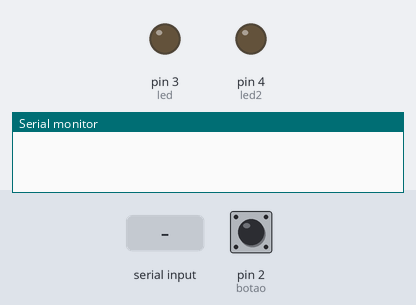
Recording of a sketch running on a simulated Arduino Uno, built with avr-gcc and run on an emulated ATmega328P. Shown: output pins drawn as LEDs (lit = HIGH), the last lines printed to the serial monitor. The inputs (shaded band) are chosen by the test bench; at power-on: pin 2 (botao) LOW.

Above: at 1.2 s.
1.3 s: pin 2 (botao) pulled HIGH for 0.15 s
At 1.9 s:
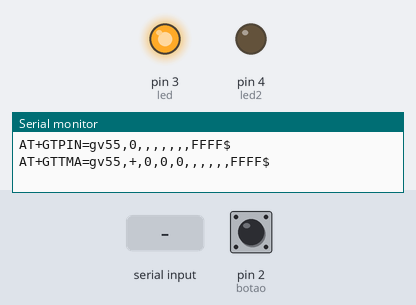
4.4 s: "1" received over Serial
At 5.6 s:
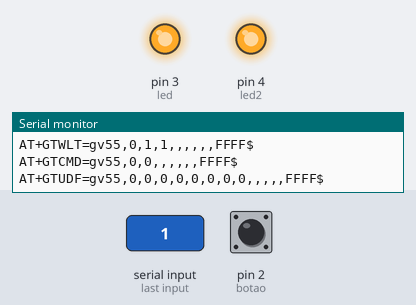
7.4 s: pin 2 (botao) pulled HIGH for 1 s
At 8.5 s:
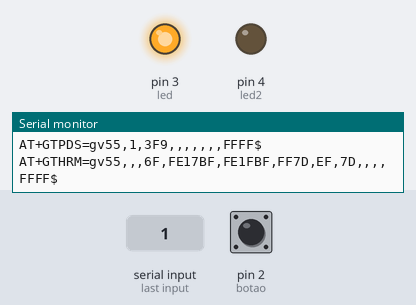
11.4 s: pin 2 (botao) pulled HIGH for 3.2 s
Timing chart, 0 to 18.6 s (numbered marks = the images above; inputs shaded):
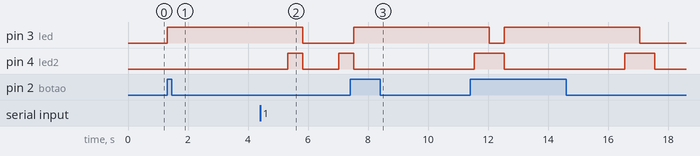

The sketch:

config_GV55_MOTO_VIVO.ino
```cpp
#include <SoftwareSerial.h>

const byte led = 3;
const byte led2 = 4;
const byte botao = 2;
int estadoBotao = LOW;
String a;


void setup() {

  Serial.begin(115200);
  pinMode(led, OUTPUT);
  pinMode(led2, OUTPUT);
  pinMode(botao, INPUT);

  digitalWrite(led, LOW);
  digitalWrite(led2, LOW);


}

void loop() {

  comandos();

}

void comandos() {
  estadoBotao == LOW;
  estadoBotao = digitalRead(botao);
  if (estadoBotao == HIGH) {
    digitalWrite(led, HIGH);


    Serial.println("AT+GTBSI=gv55,trixlog.vivo.com.br,vivo,vivo,,,,,FFFF$\r\n");
    delay(100);

    Serial.println("AT+GTSRI=gv55,6,,1,52.21.234.182,9013,52.21.234.182,9013,,0,0,0,0,,,FFFF$\r");
    delay(100);

    Serial.println("AT+GTQSS=gv55,trixlog.vivo.com.br,vivo,vivo,6,,1,52.21.234.182,9013,52.21.234.182,9013,,0,0,0,,FFFF$\r");
    delay(100);

    // ---------------------------------------------------------------------


    Serial.println("AT+GTCFG=gv55,gv55,gv55,1,0,,,3F,2,0,182C,,0,0,300,0,,1,1,15,0,FFFF$\r");
    delay(100);

    Serial.println("AT+GTPIN=gv55,0,,,,,,,FFFF$\r");
    delay(100);

    Serial.println("AT+GTTMA=gv55,+,0,0,0,,,,,,FFFF$\r");
    delay(100);

    Serial.println("AT+GTOWH=gv55,0,1F,0900,1200,1300,1800,,,0,0,0,0,0,,,,,FFFF$\r");
    delay(100);

    Serial.println("AT+GTDOG=gv55,1,60,7,0300,,0,0,,5,10,,FFFF$\r");
    delay(100);

    Serial.println("AT+GTPDS=gv55,1,3F9,,,,,,,FFFF$\r");
    delay(100);

    Serial.println("AT+GTHRM=gv55,,,6F,FE17BF,FE1FBF,FF7D,EF,7D,,,,FFFF$\r");
    delay(100);
    //----------------------------------------------------------------------

    Serial.println("AT+GTFRI=gv55,1,0,,0,0000,0000,,60,1000,1000,,30,28800,,,,,FFFF$\r");
    delay(100);

    Serial.println("AT+GTFFC=gv55,0,0,0,,,,,,,30,500,500,300,,0,,,,,FFFF$\r");
    delay(100);

    //-----------------------------------------------------------------------

    Serial.println("AT+GTTOW=gv55,1,5,1,60,0,0,0,0,4,3,2,,,,,,,,,FFFF$\r");
    delay(100);

    Serial.println("AT+GTGEO=gv55,0,0,0,0,50,0,0,0,0,0,0,0,,,FFFF$\r");
    delay(100);


    Serial.println("AT+GTRMD=gv55,0,,,,,1,1,,,,1,1,,,,1,1,,,,3DEF,,,3DEF,,,,,0,0,0,0,,,FFFF$\r");
    delay(100);

    Serial.println("AT+GTSPD=gv55,0,0,60,15,60,0,0,0,0,,,,,,,,,,,,FFFF$\r");
    delay(100);

    Serial.println("AT+GTBZA=gv55,0,,,,0,0,0,,,0,0,0,,,0,0,0,,,0,0,0,,,,,,,,,FFFF$\r");
    delay(100);

    Serial.println("AT+GTSPA=gv55,0,50,,60,0,,,70,,60,0,,,90,,60,0,,,110,,60,0,,,,,,,,,FFFF$\r");
    delay(100);

    Serial.println("AT+GTSOS=gv55,0,0,,0,0,0,0,,,,,FFFF$\r");
    delay(100);

    Serial.println("AT+GTIDL=gv55,0,2,1,0,,,,0,0,0,0,,,,,FFFF$\r");
    delay(100);

    Serial.println("AT+GTSSR=gv55,0,2,1,5,0,,,,FFFF$\r");
    delay(100);

    Serial.println("AT+GTHBM=gv55,0,,,100,0,0,,60,0,0,,,0,0,,0,0,0,0,48,50,42,50,FFFF$\r");
    delay(100);

    Serial.println("AT+GTJDC=gv55,0,25,,5,10,10,,0,0,0,0,,FFFF$\r");
    delay(100);

    Serial.println("AT+GTCRA=gv55,0,5,0,,,,,0,0,0,0,,FFFF$\r");
    delay(100);

    Serial.println("AT+GTGPJ=gv55,0,15,3,,,,,0,0,0,0,,FFFF$\r");
    delay(100);

    Serial.println("AT+GTJBS=gv55,0,,10,10,60,30,3600,1,30,120,0,,,FFFF$\r");
    delay(100);

    //------------------------------------------------------------------

    Serial.println("AT+GTOUT=gv55,0,0,0,0,0,0,,,,3,,,,,,,FFFF$\r");
    delay(100);

    Serial.println("AT+GTDIS=gv55,0,2,,0,1,1,10,1,,,,,,,,,,,,,FFFF$\r");
    delay(100);

    Serial.println("AT+GTIOB=gv55,0,0,0,0,0,0,0,0,,,,,FFFF$\r");
    delay(100);

    Serial.println("AT+GTEPS=gv55,2,5000,28000,12,5,0,0,0,0,1,0,0,,FFFF$\r");
    delay(100);

    //-------------------------------------------------------------------

    Serial.println("AT+GTRTO=gv55,0,,,,,,FFFF$\r");
    delay(100);

    Serial.println("AT+GTHMC=gv55,0,00000:00:00,,,,,,,,,FFFF$\r");
    delay(100);

    Serial.println("AT+GTWLT=gv55,0,1,1,,,,,,FFFF$\r");
    delay(100);

    Serial.println("AT+GTCMD=gv55,0,0,,,,,,FFFF$\r");
    delay(100);


    Serial.println("AT+GTUDF=gv55,0,0,0,0,0,0,0,0,,,,,FFFF$\r");
    delay(100);


    //Serial.print("AT+GTBSI?\"gv55\" \r\n");

    delay(500);
    digitalWrite(led2, HIGH);
    delay(500);
    digitalWrite(led2, LOW);

    digitalWrite(led, LOW);

    if (Serial.available()) {
      Serial.write(Serial.read());
    }
    teste();

  }

}

void fim() {
  Serial.println("fimmmmm");
  digitalWrite(led, LOW);
  //teste();
  digitalWrite(led2, HIGH);
  delay(500);
  digitalWrite(led2, LOW);
  comandos();
}

void teste() {

  Serial.print("AT+ESLP=1\r\n");


  if (Serial.available()) {


    a = Serial.readString();

    Serial.println(a);
    delay(200);


  }


  fim();


}
```

Measured:
- after the input at 1.3 s, pin 3 (led): LOW → HIGH at once
- after the input at 7.4 s, pin 3 (led): LOW → HIGH after 0.12 s
- by itself, pin 4 (led2): alternates HIGH for 1.0 s and LOW for 4.0 s
